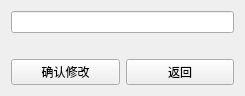
<?xml version="1.0" encoding="UTF-8"?>
<ui version="4.0">
 <class>change_pw</class>
 <widget class="QWidget" name="change_pw">
  <property name="geometry">
   <rect>
    <x>0</x>
    <y>0</y>
    <width>245</width>
    <height>84</height>
   </rect>
  </property>
  <property name="windowTitle">
   <string>Form</string>
  </property>
  <layout class="QGridLayout" name="gridLayout">
   <item row="0" column="0">
    <layout class="QVBoxLayout" name="verticalLayout">
     <item>
      <widget class="QLineEdit" name="newpw"/>
     </item>
     <item>
      <widget class="QLabel" name="tips">
       <property name="text">
        <string/>
       </property>
      </widget>
     </item>
     <item>
      <layout class="QHBoxLayout" name="horizontalLayout">
       <item>
        <widget class="QPushButton" name="confirm">
         <property name="text">
          <string>确认修改</string>
         </property>
        </widget>
       </item>
       <item>
        <widget class="QPushButton" name="pushButton_2">
         <property name="text">
          <string>返回</string>
         </property>
        </widget>
       </item>
      </layout>
     </item>
    </layout>
   </item>
  </layout>
 </widget>
 <resources/>
 <connections/>
</ui>
